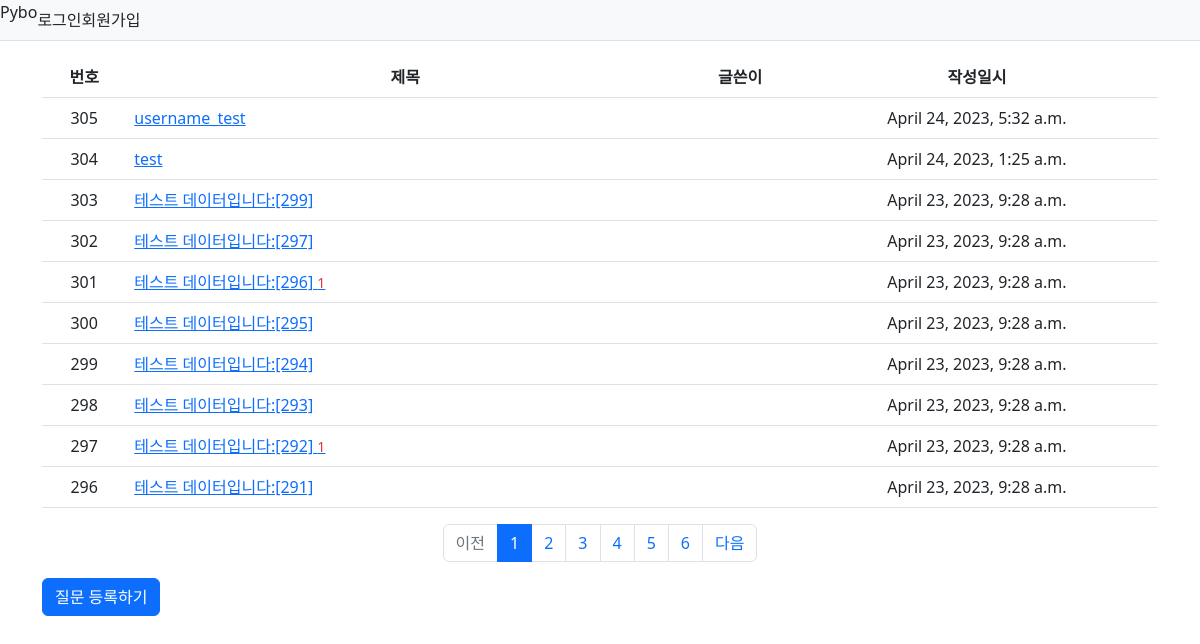
Screenshot of /pybo/ with the database file from the repository.
### pybo/models.py (models this page shows, shortened)
class Question(models.Model):
    author = models.ForeignKey(User, on_delete=models.CASCADE)
    subject = models.CharField(max_length=200)
    content = models.TextField()
    create_date = models.DateTimeField()
    modify_date = models.DateTimeField(null=True, blank=True)

### pybo/views.py (the view)
# urls.py: path('', views.index, name='index') # /페이지에 해당하는 urlpatterns
def index(request):
    page = request.GET.get('page', '1')  # 페이지
    question_list = Question.objects.order_by('-create_date')
    paginator = Paginator(question_list, 10)  # 페이지당 10개씩 보여주기
    page_obj = paginator.get_page(page)
    context = {'question_list': page_obj}
    return render(request, 'pybo/question_list.html', context)

### pybo/templatetags/pybo_filter.py (called while the page is built)
@register.filter
def sub(value, arg):
    return value - arg

### templates/pybo/question_list.html (shortened to what this page needs)
{% extends 'base.html' %}
{% load pybo_filter %}
{% load static %}
{% block content %}
<div class="container my-3">
  <table class="table">
    <thead>
    <tr class="text-center thead-dark">
      <th> 번호 </th>
      <th style="width: 50%">제목</th>
      <th> 글쓴이 </th>
      <th> 작성일시 </th>
    </tr>
    </thead>
    <tbody>
    {% if question_list %}
    {% for question in question_list %}
    <tr class="text-center">
      <td>
        {{ question_list.paginator.count|sub:question_list.start_index|sub:forloop.counter0|add:1 }}</td>
      <td class="text-start">
        <a href="{% url 'pybo:detail' question.id %}">
          {{ question.subject }}
          {% if question.answer_set.count > 0 %}
          <span class="text-danger small ml-2">
            {{ question.answer_set.count }}
          </span>
          {% endif %}
        </a>
      </td>
      <td>{{ question.quthor.username }}</td>
      <td>{{ question.create_date }}</td>
    </tr>
    {% endfor %}
    {% else %}
    <tr>
      <td colspan="4"> 질문이 없습니다. </td>
    </tr>
    {% endif %}
    </tbody>
  </table>
  <ul class="pagination justify-content-center">
    {% if question_list.has_previous %}
    <li class="page-item">
      <a class="page-link" href="?page={{ question_list.previous_page_number }}">
        이전
      </a>
    </li>
    {% else %}
    <li class="page-item disabled">
      <a class="page-link" tabindex="-1" aria-disabled="true" href="#">
        이전
      </a>
    </li>
    {% endif %}
    {% for page_number in question_list.paginator.page_range %}
    {% if page_number >= question_list.number|add:-5 and page_number <= question_list.number|add:5 %}
      {% if page_number == question_list.number %}
      <li class="page-item active" aria-current="page">
        <a class="page-link" href="?page={{ page_number }}">
          {{ page_number }}
        </a>
      </li>
    {% else %}
    <li class="page-item">
      <a class="page-link" href="?page={{ page_number }}">
        {{ page_number }}
      </a>
    </li>
    {% endif %}
  {% endif %}
  {% endfor %}
  {% if question_list.has_next %}
  <li class="page-item">
    <a class="page-link" href="?page={{ question_list.next_page_number }}">
      다음
    </a>
  </li>
  {% else %}
    <li class="page-item disabled">
      <a class="page-link" tabindex="-1" aria-disabled="true" href="#">
        다음
      </a>
    </li>
    {% endif %}
  </ul>
  <a href="{% url 'pybo:question_create' %}" class="btn btn-primary">
    질문 등록하기
  </a>
</div>
{% endblock %}

### templates/base.html (shortened to what this page needs)
<!doctype html>
{% load static %}
<html lang="ko">
<head>
  <link rel="stylesheet" type="text/css" href="{% static 'bootstrap.min.css' %}">
  <link rel="stylesheet" type="text/css" href="{% static 'bootstrap.min.css' %}">
</head>
<body>
{% include "navbar.html" %}
{% block content %}
{% endblock %}
</body>
</html>

### templates/navbar.html (shortened to what this page needs)
<!DOCTYPE html>
<html lang="en">
<head>
</head>
<body>
<nav class="nav navbar-expand-lg navbar-light bg-light border-bottom">
  <a class="navbar-brand" href="{% url 'pybo:index' %}">Pybo</a>
  <div class="collapse navbar-collapse flex-grow-0" id="navbarNav">
      <ul class="navbar-nav">
          <li class="nav-item">
              {% if user.is_authenticated %}
              <a class="nav-link" href="{% url 'common:logout' %}">
                  {{ user.username }} (로그아웃)</a>
              {% else %}
              <a class="nav-link" href="{% url 'common:login' %}"> 로그인 </a>
              {% endif %}
          </li>
          <li>
              {% if not user.is_authenticated %}
              <a class="nav-link" href="{% url 'common:signup' %}"> 회원가입 </a>
              {% endif %}
          </li>
      </ul>
  </div>
</nav>
</body>
</html>

### rows the page displays
Question: paginator.count|sub "305", subject "username_test", create_date "April 24, 2023, 5:32 a.m."
Question: paginator.count|sub "304", subject "test", create_date "April 24, 2023, 1:25 a.m."
Question: paginator.count|sub "303", subject "테스트 데이터입니다:[299]", create_date "April 23, 2023, 9:28 a.m."
Question: paginator.count|sub "302", subject "테스트 데이터입니다:[297]", create_date "April 23, 2023, 9:28 a.m."
Question: paginator.count|sub "301", subject "테스트 데이터입니다:[296]", answer_set.count "1", create_date "April 23, 2023, 9:28 a.m."
Question: paginator.count|sub "300", subject "테스트 데이터입니다:[295]", create_date "April 23, 2023, 9:28 a.m."
Question: paginator.count|sub "299", subject "테스트 데이터입니다:[294]", create_date "April 23, 2023, 9:28 a.m."
Question: paginator.count|sub "298", subject "테스트 데이터입니다:[293]", create_date "April 23, 2023, 9:28 a.m."
Question: paginator.count|sub "297", subject "테스트 데이터입니다:[292]", answer_set.count "1", create_date "April 23, 2023, 9:28 a.m."
Question: paginator.count|sub "296", subject "테스트 데이터입니다:[291]", create_date "April 23, 2023, 9:28 a.m."

### other values shown
{{ page_number }} "1"
{{ page_number }} "2" "3" "4" "5" "6"
